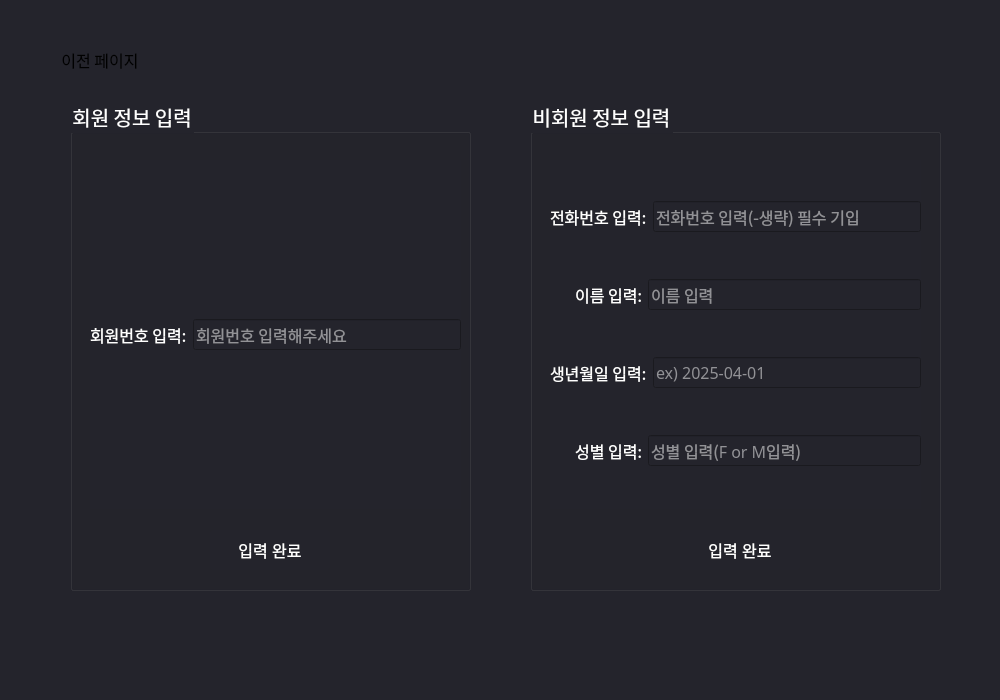
<?xml version="1.0" encoding="UTF-8"?>
<ui version="4.0">
 <class>Dialog</class>
 <widget class="QDialog" name="Dialog">
  <property name="geometry">
   <rect>
    <x>0</x>
    <y>0</y>
    <width>1000</width>
    <height>700</height>
   </rect>
  </property>
  <property name="windowTitle">
   <string>Dialog</string>
  </property>
  <property name="styleSheet">
   <string notr="true">background:#24242C;</string>
  </property>
  <widget class="QPushButton" name="btn_goback">
   <property name="geometry">
    <rect>
     <x>40</x>
     <y>40</y>
     <width>120</width>
     <height>40</height>
    </rect>
   </property>
   <property name="font">
    <font>
     <family>NanumGothic</family>
     <pointsize>12</pointsize>
    </font>
   </property>
   <property name="styleSheet">
    <string notr="true">background: qlineargradient(
                    x1: 0, y1: 0, x2: 0, y2: 1,
                    stop: 0 #ffffff,
                    stop: 1 #dddddd
                );
color: black;
border-radius:4;</string>
   </property>
   <property name="text">
    <string>이전 페이지</string>
   </property>
  </widget>
  <widget class="QLabel" name="lbl_adtnum">
   <property name="geometry">
    <rect>
     <x>170</x>
     <y>510</y>
     <width>200</width>
     <height>20</height>
    </rect>
   </property>
   <property name="font">
    <font>
     <family>NanumGothic</family>
     <pointsize>12</pointsize>
    </font>
   </property>
   <property name="text">
    <string/>
   </property>
  </widget>
  <widget class="QLabel" name="lbl_teennum">
   <property name="geometry">
    <rect>
     <x>170</x>
     <y>570</y>
     <width>200</width>
     <height>20</height>
    </rect>
   </property>
   <property name="font">
    <font>
     <family>NanumGothic</family>
     <pointsize>12</pointsize>
    </font>
   </property>
   <property name="text">
    <string/>
   </property>
  </widget>
  <widget class="QGroupBox" name="groupBox">
   <property name="geometry">
    <rect>
     <x>70</x>
     <y>100</y>
     <width>401</width>
     <height>491</height>
    </rect>
   </property>
   <property name="font">
    <font>
     <family>NanumGothic</family>
     <pointsize>15</pointsize>
    </font>
   </property>
   <property name="styleSheet">
    <string notr="true">color:white;</string>
   </property>
   <property name="title">
    <string>회원 정보 입력</string>
   </property>
   <widget class="QWidget" name="verticalLayoutWidget">
    <property name="geometry">
     <rect>
      <x>20</x>
      <y>60</y>
      <width>371</width>
      <height>349</height>
     </rect>
    </property>
    <layout class="QVBoxLayout" name="verticalLayout">
     <item>
      <layout class="QHBoxLayout" name="horizontalLayout_4">
       <item>
        <widget class="QLabel" name="label_5">
         <property name="font">
          <font>
           <family>NanumGothic</family>
           <pointsize>12</pointsize>
          </font>
         </property>
         <property name="text">
          <string>회원번호 입력:</string>
         </property>
        </widget>
       </item>
       <item>
        <widget class="QLineEdit" name="input_userid">
         <property name="font">
          <font>
           <family>NanumGothic</family>
           <pointsize>12</pointsize>
          </font>
         </property>
         <property name="placeholderText">
          <string>회원번호 입력해주세요</string>
         </property>
        </widget>
       </item>
      </layout>
     </item>
    </layout>
   </widget>
   <widget class="QPushButton" name="btn_user">
    <property name="geometry">
     <rect>
      <x>140</x>
      <y>430</y>
      <width>120</width>
      <height>40</height>
     </rect>
    </property>
    <property name="font">
     <font>
      <pointsize>12</pointsize>
     </font>
    </property>
    <property name="styleSheet">
     <string notr="true">background: qlineargradient(
                    x1: 0, y1: 0, x2: 0, y2: 1,
                    stop: 0 #AF2E29,
                    stop: 1 #8E2824
                );
color: white;
border-radius: 4px;
</string>
    </property>
    <property name="text">
     <string>입력 완료</string>
    </property>
   </widget>
  </widget>
  <widget class="QGroupBox" name="groupBox_2">
   <property name="geometry">
    <rect>
     <x>530</x>
     <y>100</y>
     <width>411</width>
     <height>491</height>
    </rect>
   </property>
   <property name="font">
    <font>
     <family>NanumGothic</family>
     <pointsize>15</pointsize>
    </font>
   </property>
   <property name="styleSheet">
    <string notr="true">color:white;</string>
   </property>
   <property name="title">
    <string>비회원 정보 입력</string>
   </property>
   <widget class="QWidget" name="verticalLayoutWidget_2">
    <property name="geometry">
     <rect>
      <x>20</x>
      <y>60</y>
      <width>371</width>
      <height>349</height>
     </rect>
    </property>
    <layout class="QVBoxLayout" name="verticalLayout_2">
     <item>
      <layout class="QHBoxLayout" name="horizontalLayout">
       <item>
        <widget class="QLabel" name="label_2">
         <property name="font">
          <font>
           <family>NanumGothic</family>
           <pointsize>12</pointsize>
          </font>
         </property>
         <property name="text">
          <string>전화번호 입력:</string>
         </property>
        </widget>
       </item>
       <item>
        <widget class="QLineEdit" name="input_phone">
         <property name="font">
          <font>
           <family>NanumGothic</family>
           <pointsize>12</pointsize>
          </font>
         </property>
         <property name="styleSheet">
          <string notr="true">color:white;</string>
         </property>
         <property name="inputMask">
          <string/>
         </property>
         <property name="text">
          <string/>
         </property>
         <property name="placeholderText">
          <string>전화번호 입력(-생략) 필수 기입</string>
         </property>
        </widget>
       </item>
      </layout>
     </item>
     <item>
      <layout class="QHBoxLayout" name="horizontalLayout_2">
       <item>
        <widget class="QLabel" name="label_3">
         <property name="font">
          <font>
           <family>NanumGothic</family>
           <pointsize>12</pointsize>
          </font>
         </property>
         <property name="text">
          <string>       이름 입력:</string>
         </property>
        </widget>
       </item>
       <item>
        <widget class="QLineEdit" name="input_name">
         <property name="font">
          <font>
           <family>NanumGothic</family>
           <pointsize>12</pointsize>
          </font>
         </property>
         <property name="styleSheet">
          <string notr="true">color:white;</string>
         </property>
         <property name="inputMask">
          <string/>
         </property>
         <property name="text">
          <string/>
         </property>
         <property name="placeholderText">
          <string>이름 입력</string>
         </property>
        </widget>
       </item>
      </layout>
     </item>
     <item>
      <layout class="QHBoxLayout" name="horizontalLayout_5">
       <item>
        <widget class="QLabel" name="label_6">
         <property name="font">
          <font>
           <family>NanumGothic</family>
           <pointsize>12</pointsize>
          </font>
         </property>
         <property name="text">
          <string>생년월일 입력:</string>
         </property>
        </widget>
       </item>
       <item>
        <widget class="QLineEdit" name="input_birth">
         <property name="font">
          <font>
           <family>NanumGothic</family>
           <pointsize>12</pointsize>
          </font>
         </property>
         <property name="styleSheet">
          <string notr="true">color:white;</string>
         </property>
         <property name="inputMask">
          <string/>
         </property>
         <property name="text">
          <string/>
         </property>
         <property name="placeholderText">
          <string>ex) 2025-04-01</string>
         </property>
        </widget>
       </item>
      </layout>
     </item>
     <item>
      <layout class="QHBoxLayout" name="horizontalLayout_3">
       <item>
        <widget class="QLabel" name="label_4">
         <property name="font">
          <font>
           <family>NanumGothic</family>
           <pointsize>12</pointsize>
          </font>
         </property>
         <property name="text">
          <string>       성별 입력:</string>
         </property>
        </widget>
       </item>
       <item>
        <widget class="QLineEdit" name="input_gender">
         <property name="font">
          <font>
           <family>NanumGothic</family>
           <pointsize>12</pointsize>
          </font>
         </property>
         <property name="styleSheet">
          <string notr="true">color:white;</string>
         </property>
         <property name="inputMask">
          <string/>
         </property>
         <property name="text">
          <string/>
         </property>
         <property name="placeholderText">
          <string>성별 입력(F or M입력)</string>
         </property>
        </widget>
       </item>
      </layout>
     </item>
    </layout>
   </widget>
   <widget class="QPushButton" name="btn_guest">
    <property name="geometry">
     <rect>
      <x>150</x>
      <y>430</y>
      <width>120</width>
      <height>40</height>
     </rect>
    </property>
    <property name="font">
     <font>
      <pointsize>12</pointsize>
     </font>
    </property>
    <property name="styleSheet">
     <string notr="true">background: qlineargradient(
                    x1: 0, y1: 0, x2: 0, y2: 1,
                    stop: 0 #AF2E29,
                    stop: 1 #8E2824
                );
color: white;
border-radius: 4px;</string>
    </property>
    <property name="text">
     <string>입력 완료</string>
    </property>
   </widget>
  </widget>
 </widget>
 <resources/>
 <connections/>
</ui>
